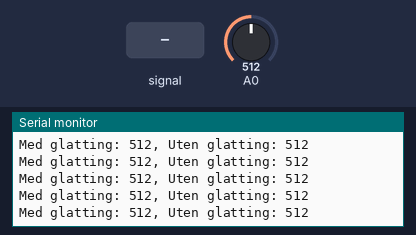
This sketch was run on a simulated Arduino Uno, built with avr-gcc and run on an emulated ATmega328P. On the bench: the last lines printed to the serial monitor. The inputs (shaded band) are chosen by the test bench; at power-on: A0 = 512.

Above: at 1.2 s.
1.3 s: A0 fed a 200 Hz sine of ±81 counts around its level
At 1.31 s:
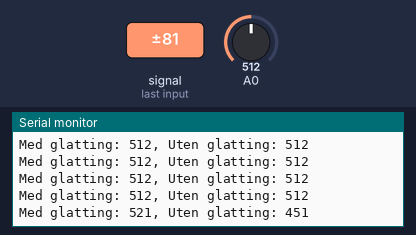
2.8 s: A0 set to 716
At 2.81 s:
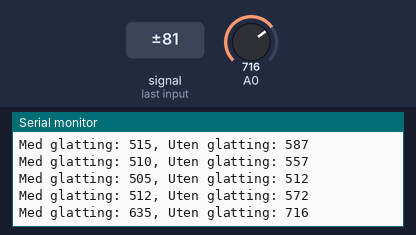
4.3 s: A0 set to 900
At 4.31 s:
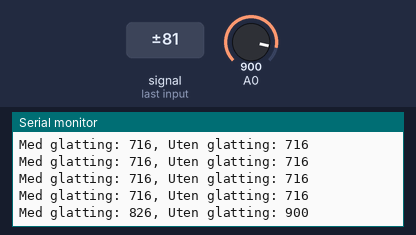
Timing chart, 0 to 7.3 s (numbered marks = the images above; inputs shaded):
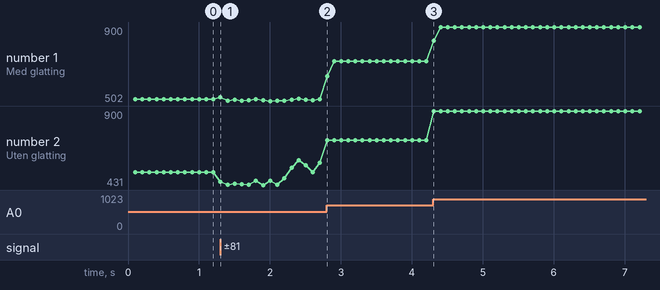

The sketch:

o8.ino
```cpp
/*

  Økt 8: glatting av sensorverdier

*/
const int size = 10;

int readings[size];
int rIndex = 0;
int total = 0;
int average = 0;

int current = 0;
const int timer = 100;

struct Pin {
  const int photocell = A0;
};

Pin pin;

void setup() {
  Serial.begin(9600);
  for (int i = 0; i < size; i++) {
    readings[i] = 0;
  }
}

void loop() {
  total -= readings[rIndex];
  readings[rIndex] = analogRead(pin.photocell);
  total += readings[rIndex];
  rIndex++;

  if (rIndex >= size) {
    rIndex = 0;
  }

  average = total / size;

  if (millis() - current >= timer) {
    current = millis();

    Serial.print("Med glatting: ");

    Serial.print(average);

    Serial.print(", Uten glatting: ");

    Serial.print(analogRead(pin.photocell));

    Serial.println("");
  }

  delay(1);
}
```

Measured:
- after the input at 1.3 s, the serial monitor: prints a new line at once (image 1)
- after the input at 2.8 s, the serial monitor: prints a new line at once (image 2)
- after the input at 4.3 s, the serial monitor: prints a new line at once (image 3)
- plotted number 1: 512 → 716 after the input at 2.8 s, 716 → 900 after the input at 4.3 s
- plotted number 2: 512 → 572 after the input at 1.3 s, 572 → 716 after the input at 2.8 s, 716 → 900 after the input at 4.3 s
